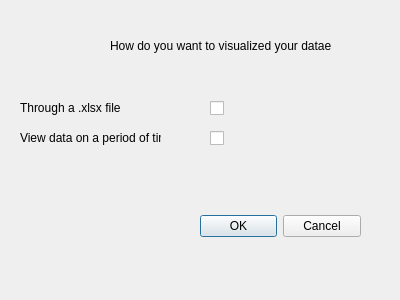
<?xml version="1.0" encoding="UTF-8"?>
<ui version="4.0">
 <class>Dialog</class>
 <widget class="QDialog" name="Dialog">
  <property name="windowModality">
   <enum>Qt::WindowModal</enum>
  </property>
  <property name="enabled">
   <bool>true</bool>
  </property>
  <property name="geometry">
   <rect>
    <x>0</x>
    <y>0</y>
    <width>400</width>
    <height>300</height>
   </rect>
  </property>
  <property name="windowTitle">
   <string>Welcom</string>
  </property>
  <widget class="QDialogButtonBox" name="buttonBox">
   <property name="geometry">
    <rect>
     <x>200</x>
     <y>210</y>
     <width>161</width>
     <height>32</height>
    </rect>
   </property>
   <property name="orientation">
    <enum>Qt::Horizontal</enum>
   </property>
   <property name="standardButtons">
    <set>QDialogButtonBox::Cancel|QDialogButtonBox::Ok</set>
   </property>
  </widget>
  <widget class="QLabel" name="label">
   <property name="geometry">
    <rect>
     <x>110</x>
     <y>30</y>
     <width>221</width>
     <height>31</height>
    </rect>
   </property>
   <property name="text">
    <string>How do you want to visualized your dataer?</string>
   </property>
  </widget>
  <widget class="QLabel" name="label_2">
   <property name="geometry">
    <rect>
     <x>20</x>
     <y>100</y>
     <width>101</width>
     <height>16</height>
    </rect>
   </property>
   <property name="text">
    <string>Through a .xlsx file</string>
   </property>
  </widget>
  <widget class="QLabel" name="label_3">
   <property name="geometry">
    <rect>
     <x>20</x>
     <y>130</y>
     <width>141</width>
     <height>16</height>
    </rect>
   </property>
   <property name="text">
    <string>View data on a period of time</string>
   </property>
  </widget>
  <widget class="QCheckBox" name="checkBox">
   <property name="geometry">
    <rect>
     <x>210</x>
     <y>100</y>
     <width>16</width>
     <height>17</height>
    </rect>
   </property>
   <property name="text">
    <string/>
   </property>
  </widget>
  <widget class="QCheckBox" name="checkBox_2">
   <property name="geometry">
    <rect>
     <x>210</x>
     <y>130</y>
     <width>21</width>
     <height>17</height>
    </rect>
   </property>
   <property name="text">
    <string/>
   </property>
  </widget>
 </widget>
 <resources/>
 <connections>
  <connection>
   <sender>buttonBox</sender>
   <signal>accepted()</signal>
   <receiver>Dialog</receiver>
   <slot>accept()</slot>
   <hints>
    <hint type="sourcelabel">
     <x>248</x>
     <y>254</y>
    </hint>
    <hint type="destinationlabel">
     <x>157</x>
     <y>274</y>
    </hint>
   </hints>
  </connection>
  <connection>
   <sender>buttonBox</sender>
   <signal>rejected()</signal>
   <receiver>Dialog</receiver>
   <slot>reject()</slot>
   <hints>
    <hint type="sourcelabel">
     <x>316</x>
     <y>260</y>
    </hint>
    <hint type="destinationlabel">
     <x>286</x>
     <y>274</y>
    </hint>
   </hints>
  </connection>
 </connections>
</ui>
